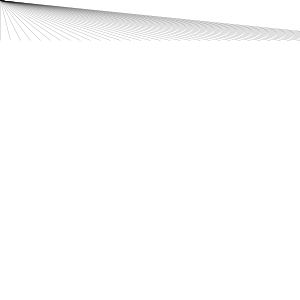
Frame 1 (no input)
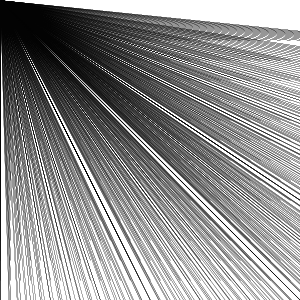
Frame 60 (the mouse pressed at the canvas centre just before this capture)
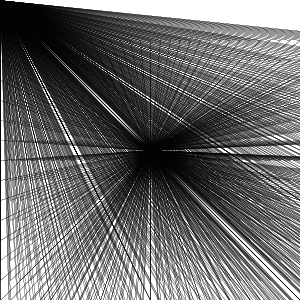
Frame 120 (the mouse held since frame 60 and released just before this capture)

The Processing sketch that drew these frames (run headless with seeded random() and noise(); from frame 60 on, the mouse is pressed at the canvas centre):

// Processing sketch: processing_13856
// ── processing_13856.pde

void setup(){
  size(300, 300);
  background(255);
  smooth();
}
 
 float a, i = 0.0;
 
  
 void draw(){
  strokeWeight (0.01);
  
  a = (a * 3 % 170)+20;
  for (int i = 0; i < 400; i= i + 10){
  line(mouseX, mouseY, i, a*2);
  //line(0, a, i, 0);
  //line(a, i%180, a, i);
   }
}
                                                
